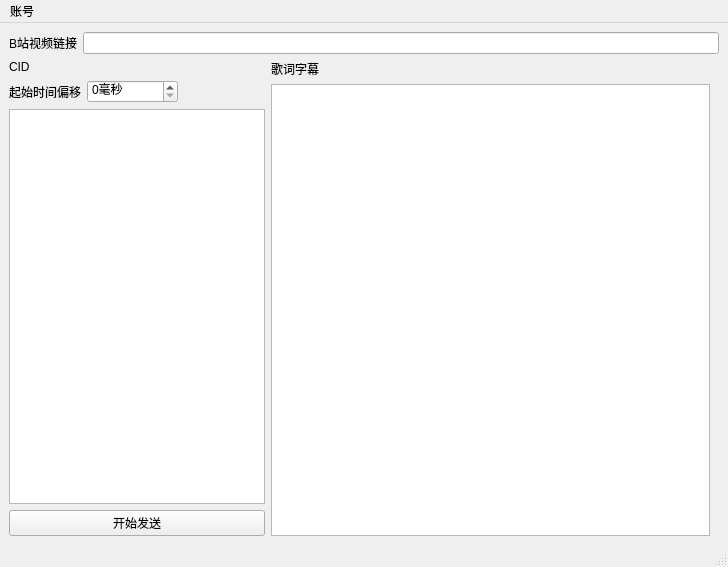
<?xml version="1.0" encoding="UTF-8"?>
<ui version="4.0">
 <class>VideoLyricsCreator</class>
 <widget class="QMainWindow" name="VideoLyricsCreator">
  <property name="geometry">
   <rect>
    <x>0</x>
    <y>0</y>
    <width>728</width>
    <height>567</height>
   </rect>
  </property>
  <property name="windowTitle">
   <string>视频字幕制作</string>
  </property>
  <widget class="QWidget" name="centralwidget">
   <layout class="QVBoxLayout" name="verticalLayout_4">
    <item>
     <layout class="QHBoxLayout" name="horizontalLayout">
      <item>
       <widget class="QLabel" name="label">
        <property name="text">
         <string>B站视频链接</string>
        </property>
       </widget>
      </item>
      <item>
       <widget class="QLineEdit" name="urlEdit"/>
      </item>
     </layout>
    </item>
    <item>
     <layout class="QHBoxLayout" name="horizontalLayout_4" stretch="0,1">
      <property name="rightMargin">
       <number>9</number>
      </property>
      <item>
       <layout class="QVBoxLayout" name="verticalLayout_3">
        <property name="bottomMargin">
         <number>0</number>
        </property>
        <item>
         <widget class="QLabel" name="cidLabel">
          <property name="text">
           <string>CID</string>
          </property>
         </widget>
        </item>
        <item>
         <layout class="QHBoxLayout" name="horizontalLayout_2">
          <property name="topMargin">
           <number>0</number>
          </property>
          <item>
           <widget class="QLabel" name="label_3">
            <property name="text">
             <string>起始时间偏移</string>
            </property>
           </widget>
          </item>
          <item>
           <widget class="QSpinBox" name="offsetSpin">
            <property name="suffix">
             <string>毫秒</string>
            </property>
            <property name="maximum">
             <number>6000000</number>
            </property>
            <property name="singleStep">
             <number>1000</number>
            </property>
           </widget>
          </item>
          <item>
           <spacer name="horizontalSpacer">
            <property name="orientation">
             <enum>Qt::Horizontal</enum>
            </property>
            <property name="sizeHint" stdset="0">
             <size>
              <width>40</width>
              <height>20</height>
             </size>
            </property>
           </spacer>
          </item>
         </layout>
        </item>
        <item>
         <widget class="QListView" name="listView">
          <property name="editTriggers">
           <set>QAbstractItemView::NoEditTriggers</set>
          </property>
         </widget>
        </item>
        <item>
         <widget class="QPushButton" name="sendButton">
          <property name="text">
           <string>开始发送</string>
          </property>
         </widget>
        </item>
       </layout>
      </item>
      <item>
       <layout class="QVBoxLayout" name="verticalLayout">
        <item>
         <widget class="QLabel" name="lyricsLabel">
          <property name="text">
           <string>歌词字幕</string>
          </property>
         </widget>
        </item>
        <item>
         <widget class="QPlainTextEdit" name="lyricsEdit"/>
        </item>
       </layout>
      </item>
     </layout>
    </item>
   </layout>
  </widget>
  <widget class="QMenuBar" name="menubar">
   <property name="geometry">
    <rect>
     <x>0</x>
     <y>0</y>
     <width>728</width>
     <height>26</height>
    </rect>
   </property>
   <widget class="QMenu" name="menu">
    <property name="title">
     <string>账号</string>
    </property>
    <addaction name="actionSet_Cookie"/>
    <addaction name="actionSet_Lyrics_Danmaku_Sample"/>
    <addaction name="actionSet_Sample_Help"/>
   </widget>
   <addaction name="menu"/>
  </widget>
  <widget class="QStatusBar" name="statusbar"/>
  <action name="actionSet_Lyrics_Danmaku_Sample">
   <property name="text">
    <string>设置字幕样例</string>
   </property>
  </action>
  <action name="actionSet_Sample_Help">
   <property name="text">
    <string>帮助</string>
   </property>
  </action>
  <action name="actionSet_Cookie">
   <property name="text">
    <string>设置Cookie</string>
   </property>
  </action>
 </widget>
 <resources/>
 <connections/>
</ui>
